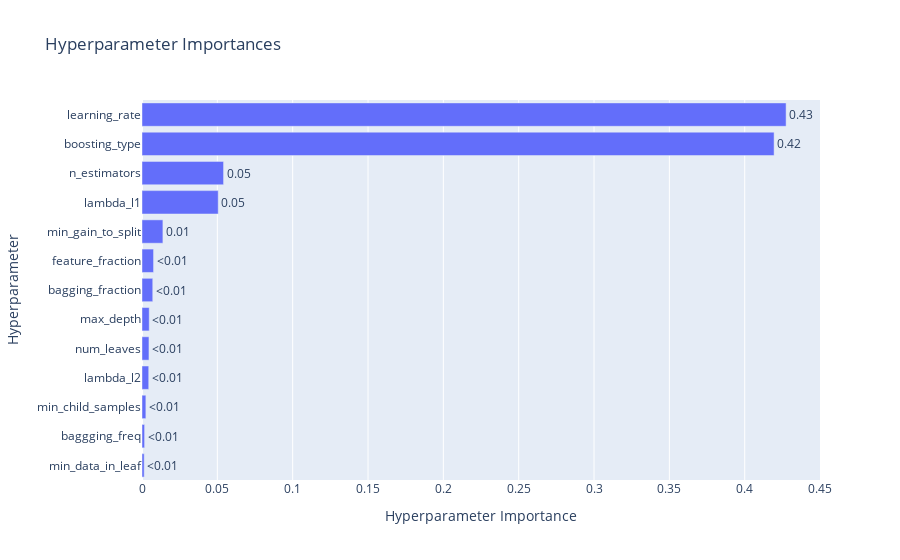

Notebook code cell kept with this figure:
### Code cell
plot_param_importances(study_lgbm)

### Figure 1 — Plotly figure (JSON) as saved in the notebook; plotly's stock layout.template omitted (floating-point values rounded to 4 significant figures)
{"data": [{"cliponaxis": false, "hovertemplate": ["min_data_in_leaf (IntDistribution): 0.0014512493070741274<extra></extra>", "baggging_freq (IntDistribution): 0.0017244419692101776<extra></extra>", "min_child_samples (IntDistribution): 0.0025662677404567806<extra></extra>", "lambda_l2 (FloatDistribution): 0.004465615368517996<extra></extra>", "num_leaves (IntDistribution): 0.0046224630777377314<extra></extra>", "max_depth (IntDistribution): 0.00479032468252528<extra></extra>", "bagging_fraction (FloatDistribution): 0.007138739028608774<extra></extra>", "feature_fraction (FloatDistribution): 0.007668637858928555<extra></extra>", "min_gain_to_split (FloatDistribution): 0.013867764085085086<extra></extra>", "lambda_l1 (FloatDistribution): 0.05059145592180342<extra></extra>", "n_estimators (IntDistribution): 0.05413444898454593<extra></extra>", "boosting_type (CategoricalDistribution): 0.41950852541792605<extra></extra>", "learning_rate (FloatDistribution): 0.4274700665575803<extra></extra>"], "name": "Objective Value", "orientation": "h", "text": ["<0.01", "<0.01", "<0.01", "<0.01", "<0.01", "<0.01", "<0.01", "<0.01", "0.01", "0.05", "0.05", "0.42", "0.43"], "textposition": "outside", "type": "bar", "x": [0.001451, 0.001724, 0.002566, 0.004466, 0.004622, 0.00479, 0.007139, 0.007669, 0.01387, 0.05059, 0.05413, 0.4195, 0.4275], "y": ["min_data_in_leaf", "baggging_freq", "min_child_samples", "lambda_l2", "num_leaves", "max_depth", "bagging_fraction", "feature_fraction", "min_gain_to_split", "lambda_l1", "n_estimators", "boosting_type", "learning_rate"]}], "layout": {"title": {"text": "Hyperparameter Importances"}, "xaxis": {"title": {"text": "Hyperparameter Importance"}}, "yaxis": {"title": {"text": "Hyperparameter"}}}}
